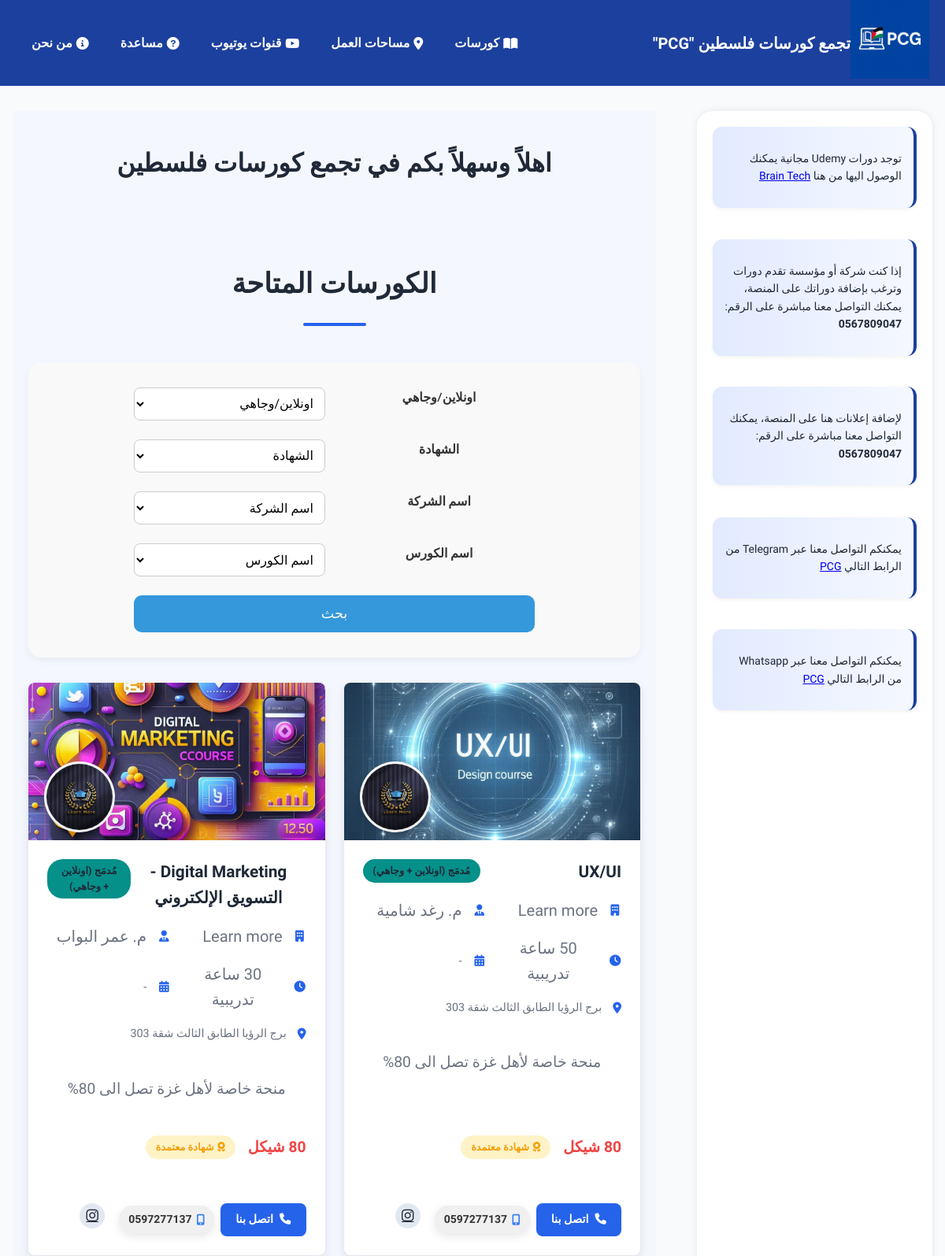
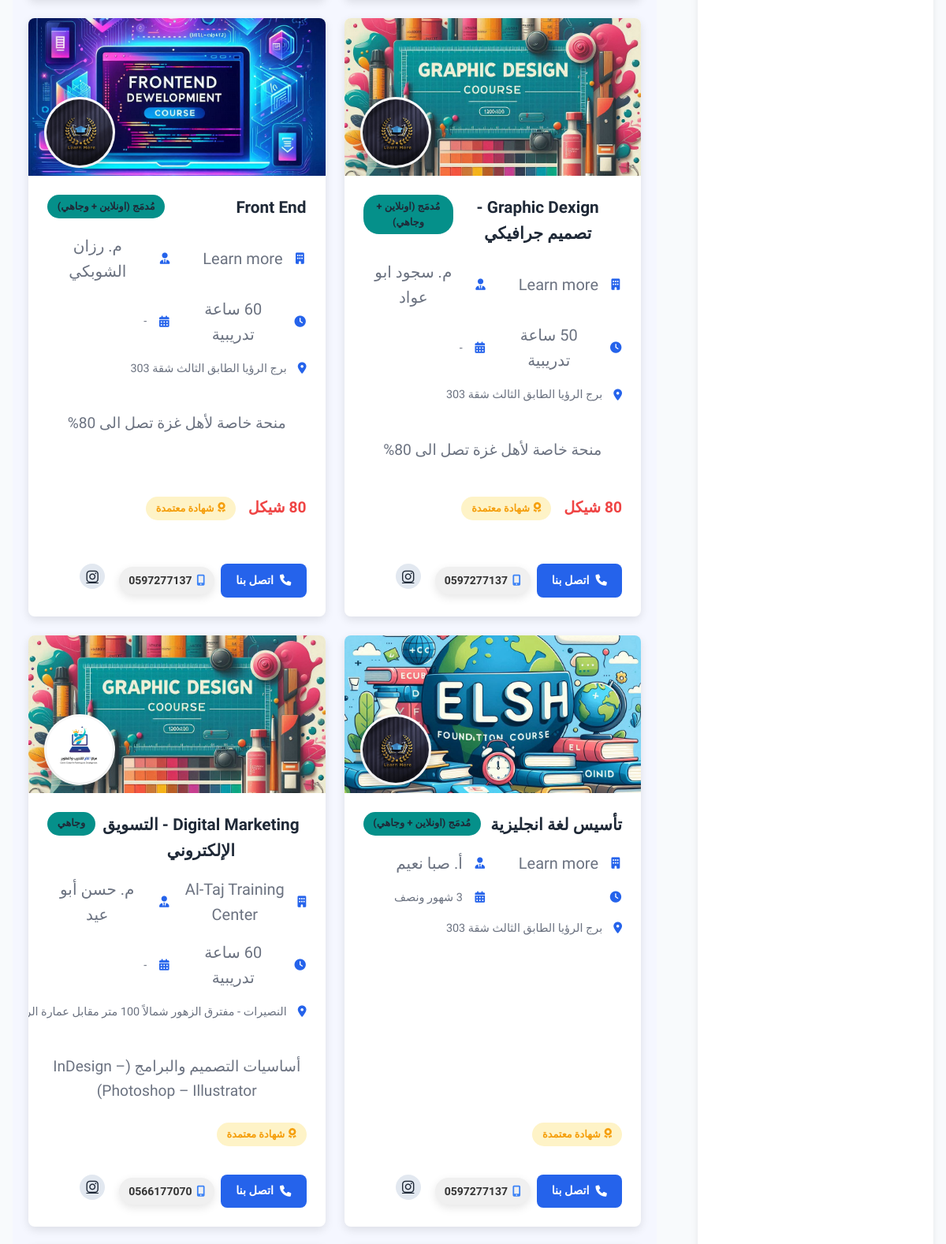
Screenshot of /courses (upper part) with the database file from the repository (2 pictures, top to bottom).
### tables this page shows
CREATE TABLE "courses" (
	"course_id"	INTEGER,
	"arabic_name_course"	TEXT,
	"english_name_course"	TEXT,
	"arabic_name_company"	TEXT,
	"english_name_company"	TEXT,
	"course_hour"	INTEGER,
	"price"	INTEGER,
	"course_duration"	TEXT,
	"trainer_name"	TEXT,
	"phone_number"	INTEGER,
	"online/in-person"	TEXT,
	"company_address"	TEXT,
	"more_course_details"	TEXT,
	"Certificate"	TEXT,
	"course_image"	TEXT,
	"company_logo"	TEXT,
	"social_media_website1"	TEXT,
	"social_media_website2"	TEXT,
	"social_media_website3"	TEXT,
	"social_media_website4"	TEXT,
	PRIMARY KEY("course_id")
);

### app.py (the view)
@app.route("/courses", methods=["GET"])
def courses():
    db = get_db()
    mode = request.args.get("mode")
    certificate = request.args.get("certificate")
    company = request.args.get("company")
    course = request.args.get("course")
    query = "SELECT * FROM courses WHERE 1=1"
    params = []
    if mode:
        query += " AND `online/in-person` = ?"
        params.append(mode)
    if certificate:
        query += " AND `certificate` = ?"
        params.append(certificate)
    if company:
        query += " AND english_name_company = ?"
        params.append(company)
    if course:
        query += " AND english_name_course = ?"
        params.append(course)
    cursor = db.execute(query, params)
    courses = cursor.fetchall()
    companies = db.execute("SELECT DISTINCT english_name_company FROM courses").fetchall()
    courses_name = db.execute("SELECT DISTINCT english_name_course FROM courses").fetchall()
    certificate = db.execute("SELECT DISTINCT certificate FROM courses").fetchall()
    onlineOrInperson = db.execute("SELECT DISTINCT `online/in-person` FROM courses").fetchall()
    return render_template(
        "courses.html",
        custom_css="courses",
        courses=courses,
        companies=companies,
        courses_name=courses_name,
        certificate=certificate,
        onlineOrInperson=onlineOrInperson
    )

### app.py (called while the page is built)
def get_db():
    if 'db' not in g:
        g.db = sqlite3.connect("pcg.db")
        g.db.row_factory = sqlite3.Row
    return g.db

### templates/courses.html (shortened to what this page needs)
{% extends "layout.html" %}
{% block body %}
<section class="courses-section" dir="rtl">
    <div class="header-container">
            <div>
            <h1 class="section-title" data-aos="fade-up" data-aos-delay="300">الكورسات المتاحة</h1>
            <div class="search-filter">
                <form method="GET" action="/courses" class="filter-form">
                    <label for="mode">اونلاين/وجاهي</label>
                    <select name="mode" class="filter-select">
                        <option disabled selected>اونلاين/وجاهي</option>
                    </select>
                    <label for="certificate">الشهادة</label>
                    <select name="certificate" class="filter-select">
                        <option disabled selected>الشهادة</option>
                    </select>
                    <label for="company">اسم الشركة</label>
                    <select name="company" class="filter-select">
                        <option disabled selected>اسم الشركة</option>
                    </select>
                    <label for="course">اسم الكورس</label>
                    <select name="course" class="filter-select">
                        <option disabled selected>اسم الكورس</option>
                    </select>
                    <input type="submit" value="بحث" class="search-button">
                </form>
            </div>
            <div class="row">
                {% for course in courses %}
                <div class="col-md-4 mb-4" >
                    <div class="course-card" data-aos="fade-up">
                        <div class="course-media">
                            <img src="{{ url_for('static', filename='/courses/' + course['course_image']) }}" class="course-image" alt="{{ course['english_name_course'] }}">
                            <div class="company-logo-container">
                                <img src="{{ url_for('static', filename='/company/' + course['company_logo']) }}" class="company-logo" alt="{{ course['english_name_company'] }}">
                            </div>
                        </div>
                        <div class="course-details">
                            <div class="course-header">
                                <h2 class="course-title">{{ course['english_name_course'] }}</h2>
                                <span class="course-type">{{ course['online/in-person'] }}</span>
                            </div>
                            <div class="course-meta">
                                <div class="meta-item">
                                    <i class="fas fa-building"></i>
                                    <span class="course-documint">{{ course['english_name_company'] }}</span>
                                </div>
                                <div class="meta-item">
                                    <i class="fas fa-user-tie"></i>
                                    {% if course['trainer_name'] %}
                                        <span class="course-documint">{{ course['trainer_name'] }}</span>
                                    {% endif %}
                                </div>
                                <div class="meta-item">
                                    <i class="fas fa-clock"></i>
                                    {% if course['course_hour'] %}
                                        <span class="course-documint">{{ course['course_hour'] }} ساعة تدريبية</span>
                                    {% endif %}
                                </div>
                                <div class="meta-item">
                                    <i class="fas fa-calendar-alt"></i>
                                    <span>{{ course['course_duration'] }}</span>
                                </div>
                                <div class="meta-item">
                                    <i class="fas fa-map-marker-alt"></i>
                                    <span class="company_address">{{ course['company_address'] }}</span>
                                </div>
                            </div>
                            {% if course['more_course_details'] %}
                                <p class="course-description">{{ course['more_course_details'] }}</p>
                            {% endif %}
                            <div class="course-footer">
                                <div class="price-certificate">
                                    {% if course['price'] %}
                                    <span class="course-price">
                                        <p>{{ course['price'] }} شيكل</p>
                                    </span>
                                    {% endif %}
                                    {% if course['certificate'] %}
                                    <span class="certificate-badge">
                                        <i class="fas fa-award"></i> شهادة معتمدة
                                    </span>
                                    {% endif %}
                                </div>
                                <div class="course-actions">
                                    <div class="contact-wrapper">
                                        <div class="contact-wrapper">
                                            <a href="tel:0{{ course['phone_number'] }}" class="contact-btn">
                                                <i class="fas fa-phone"></i> اتصل بنا
                                            </a>
                                            <div class="phone-bubble">
                                                <i class="fas fa-mobile-alt"></i> 0{{ course['phone_number'] }}
                                            </div>
                                        </div>
                                        <div class="social-links">
                                            {% if course['social_media_website3'] %}
                                            <a href="{{ course['social_media_website3'] }}" target="_blank"><i class="fab fa-instagram"></i></a>
                                            {% endif %}
                                        </div>
                                    </div>
                                </div>
                            </div>
                        </div>
                    </div>
                </div>
                {% endfor %}
            </div>
        </div>
    </div>
</section>
{% endblock %}

### templates/layout.html (shortened to what this page needs)
<!DOCTYPE html>
<html lang="ar" dir="rtl">
<head>
    <link rel="stylesheet" href="{{ url_for('static', filename='css/style.css') }}">
    <link rel="stylesheet" href="https://cdnjs.cloudflare.com/ajax/libs/font-awesome/6.5.0/css/all.min.css">
    <link rel="stylesheet" href="{{ url_for('static', filename= 'css/' + custom_css + '.css') }}">
    <link rel="stylesheet" href="https://cdnjs.cloudflare.com/ajax/libs/font-awesome/6.0.0/css/all.min.css">
    <link href="https://unpkg.com/aos@2.3.4/dist/aos.css" rel="stylesheet">
    <link rel="stylesheet" href="https://cdnjs.cloudflare.com/ajax/libs/font-awesome/6.5.0/css/all.min.css">
</head>
<body>
    <header>
        <nav>
            <div class="logo">
                <a href="/">
                    <img src="{{ url_for('static', filename='images/logo.png') }}" alt="PCG Logo" style="height: 100px;">
                </a>
                <a href="/" class="logo-text">تجمع كورسات فلسطين "PCG"</a>
            </div>
            <div class="nav-links" id="navLinks">
                <a href="/courses" ><i class="fas fa-book-open"></i>كورسات </a>
                <a href="/spaces" ><i class="fas fa-location-dot"></i>مساحات العمل </a>
                <a href="/youtube_channels" ><i class="fa-brands fa-youtube"></i>قنوات يوتيوب</a>
                <a href="/help" ><i class="fas fa-circle-question"></i>مساعدة </a>
                <a href="/about" ><i class="fas fa-info-circle"></i>من نحن </a>
            </div>
        </nav>
        <div class="container">
            <div class="main-content">
                <h1 class="fade-in">اهلاً وسهلاً بكم في تجمع كورسات فلسطين</h1>
                {% block body %}
                {% endblock %}
            </div>
            <div class="right-sidebar">
                <div class="ads" data-aos="zoom-in">
                    <p>توجد دورات Udemy مجانية يمكنك الوصول اليها من هنا <a href="https://linktr.ee/brain_tech_1542024" target="_blank">Brain Tech</a></p>
                </div>
                <div class="ads" data-aos="zoom-in">
                    <p>إذا كنت شركة أو مؤسسة تقدم دورات وترغب بإضافة دوراتك على المنصة، يمكنك التواصل معنا مباشرة على الرقم: <b>0567809047</b></p>
                </div>
                <div class="ads" data-aos="zoom-in">
                    <p>لإضافة إعلانات هنا على المنصة، يمكنك التواصل معنا مباشرة على الرقم: <b>0567809047</b></p>
                </div>
                <div class="ads" data-aos="zoom-in">
                    <p>يمكنكم التواصل معنا عبر Telegram من الرابط التالي <a href="https://t.me/pcg752025" target="_blank">PCG</a></p>
                </div>
                <div class="ads" data-aos="zoom-in">
                    <p>يمكنكم التواصل معنا عبر Whatsapp من الرابط التالي <a href="https://wa.me/qr/HFPA6WK4ANDLP1" target="_blank">PCG</a></p>
                </div>
            </div>
        </div>
    </header>
</body>
</html>

### static/css/style.css (style rules this page uses)
body { direction: rtl; text-align: right; font-family: 'Tajawal', 'Cairo', sans-serif; }
nav { background-color: #1C409E; color: white; display: flex; align-items: center; justify-content: space-between; padding: 0px 20px; flex-wrap: wrap; }
.logo { display: flex; align-items: center; color: white; font-size: 20px; font-weight: bold; }
.logo .logo-text { text-decoration: none; color: white; }
.nav-links { display: flex; gap: 20px; }
.nav-links a { color: white; text-decoration: none; font-weight: bold; display: flex; align-items: center; margin-left: 20px; position: relative; }
.nav-links a i { margin-left: 5px; margin-right: 0; }
.social-links a { margin: 0 10px; font-size: 24px; color: #555; }
.container { text-align: center; display: flex; flex-direction: row-reverse; gap: 30px; padding: 20px; }
.main-content { flex: 3; padding: 20px; background-color: #f5f7ff; }
.right-sidebar { width: 250px; background-color: #ffffff; padding: 20px; margin-left: 20px; box-shadow: 0 0 10px rgba(0, 0, 0, 0.08); border-radius: 20px; position:static; top: 80px; flex: 1; min-width: 250px; position: static; display: flex; flex-direction: column; gap: 20px; min-height: 300px; }
.ads { background: linear-gradient(to right, #e2eaff, #f5f8ff); padding: 15px; margin-bottom: 20px; text-align: right; font-size: 14px; border-right: 4px solid #1C409E; border-left: none; border-radius: 12px; box-shadow: 0 2px 5px rgba(0, 0, 0, 0.05); transition: transform 0.2s ease, box-shadow 0.2s ease; }
.nav-links a::after { position: absolute; bottom: -25px; left: 50%; transform: translateX(-50%); background-color: #fff; color: #333; padding: 4px 8px; border-radius: 5px; font-size: 12px; white-space: nowrap; opacity: 0; pointer-events: none; transition: opacity 0.2s; box-shadow: 0 0 5px rgba(0,0,0,0.1); }
.nav-links a { transition: background-color 0.3s, transform 0.3s; }
.fade-in { opacity: 0; animation: fadeIn ease-in 1s forwards; }
.logo img { transition: transform 0.3s ease; }

### rows the page displays
courses: course_image+english_name_course (picture), company_logo (picture), english_name_course "UX/UI", course "مُدمَج (اونلاين + وجاهي)", english_name_company "Learn more", trainer_name "م. رغد شامية", course_duration "-", company_address "برج الرؤيا الطابق الثالث شقة 303", more_course_details "منحة خاصة لأهل غزة تصل الى 80%", Certificate "شهادة معتمدة", phone_number "597277137"
courses: course_image (picture), company_logo (picture), english_name_course "Digital Marketing - التسويق الإلكتروني", course "مُدمَج (اونلاين + وجاهي)", english_name_company "Learn more", trainer_name "م. عمر البواب", course_duration "-", company_address "برج الرؤيا الطابق الثالث شقة 303", more_course_details "منحة خاصة لأهل غزة تصل الى 80%", Certificate "شهادة معتمدة", phone_number "597277137"
courses: course_image (picture), company_logo (picture), english_name_course "Graphic Dexign - تصميم جرافيكي", course "مُدمَج (اونلاين + وجاهي)", english_name_company "Learn more", trainer_name "م. سجود ابو عواد", course_duration "-", company_address "برج الرؤيا الطابق الثالث شقة 303", more_course_details "منحة خاصة لأهل غزة تصل الى 80%", Certificate "شهادة معتمدة", phone_number "597277137"
courses: course_image (picture), company_logo (picture), english_name_course "Front End", course "مُدمَج (اونلاين + وجاهي)", english_name_company "Learn more", trainer_name "م. رزان الشوبكي", course_duration "-", company_address "برج الرؤيا الطابق الثالث شقة 303", more_course_details "منحة خاصة لأهل غزة تصل الى 80%", Certificate "شهادة معتمدة", phone_number "597277137"
courses: course_image (picture), company_logo (picture), english_name_course "تأسيس لغة انجليزية", course "مُدمَج (اونلاين + وجاهي)", english_name_company "Learn more", trainer_name "أ. صبا نعيم", course_duration "3 شهور ونصف", company_address "برج الرؤيا الطابق الثالث شقة 303", Certificate "شهادة معتمدة", phone_number "597277137"
courses: course_image (picture), company_logo (picture), english_name_course "Digital Marketing - التسويق الإلكتروني", course "وجاهي", english_name_company "Al-Taj Training Center", trainer_name "م. حسن أبو عيد", course_duration "-", company_address "النصيرات - مفترق الزهور شمالاً 100 متر مقابل عمارة…", more_course_details "أساسيات التصميم والبرامج (InDesign – Photoshop – Illustrator)", Certificate "شهادة معتمدة", phone_number "566177070"
